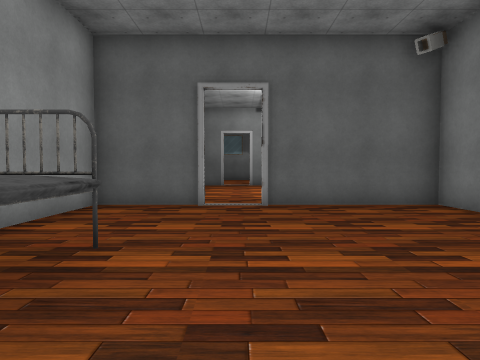
view 1 (above)

23 first-person views from a walk through a scene from a Unity 3-D project. The camera is 1.5 m above the floor, tilts 2° down and sees 75° across. The floor is counted in squares, 2 m on a side. Each view is taken from the middle of a square. On the plan, view 1 faces up. The plan holds only what a view shows up to about 10 squares ahead; the rest is blank. The place goes on beyond the plan. The player character is not drawn. Door leaves are left out, so doorways stand open. Some surface patterns are stand-ins.

view 2
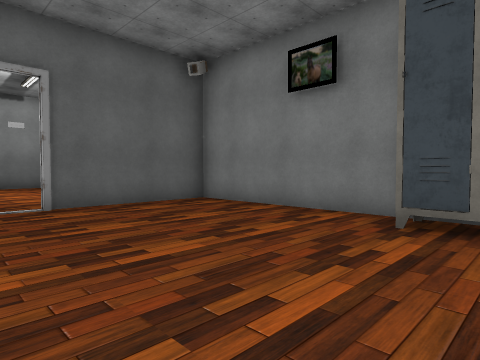

view 3
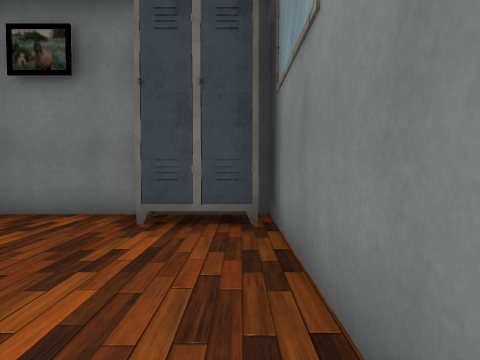

view 4
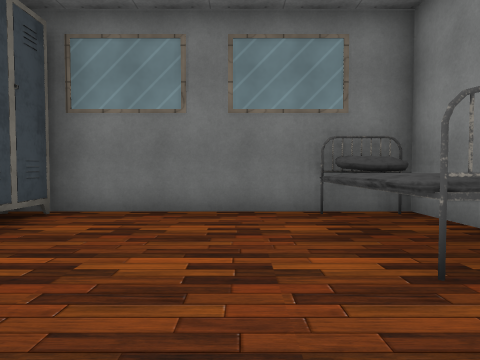

view 5
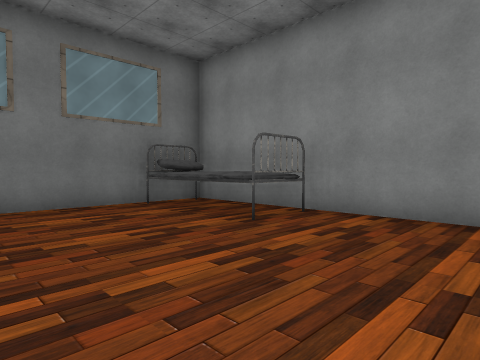

view 6
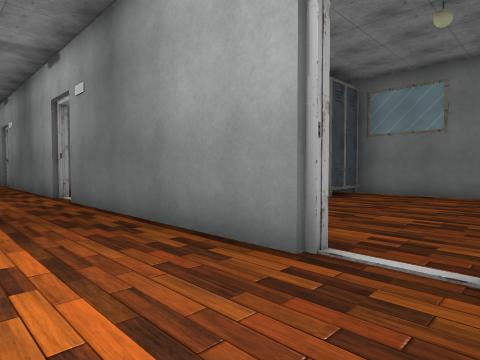

view 7
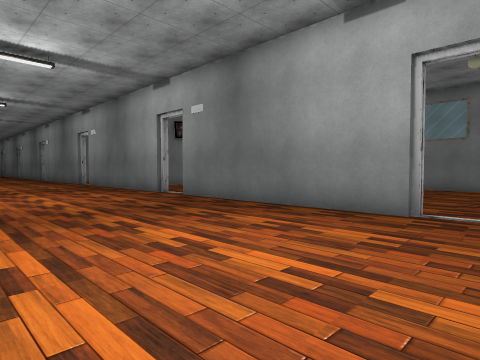

view 8
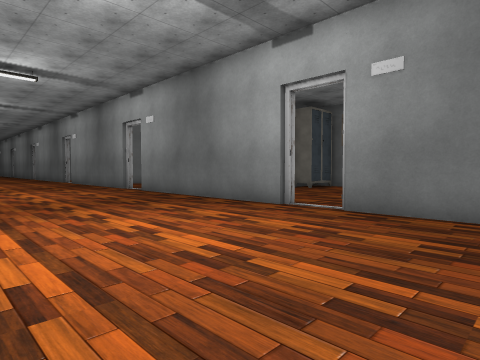

view 9
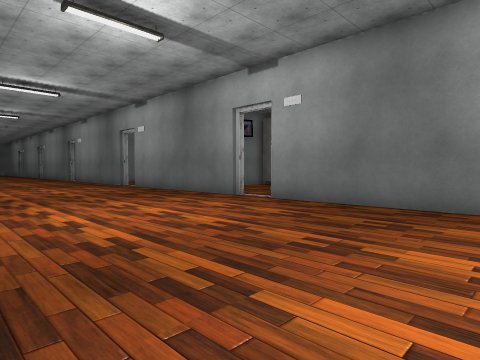

view 10
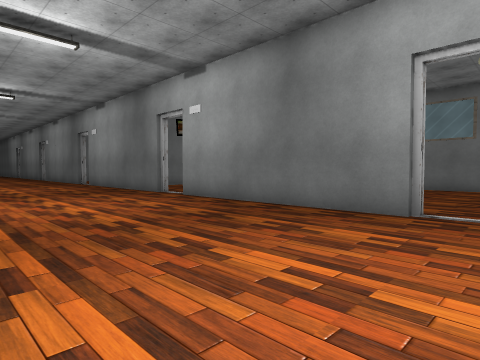

view 11
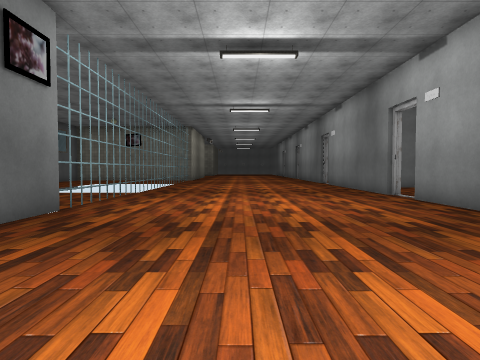

view 12
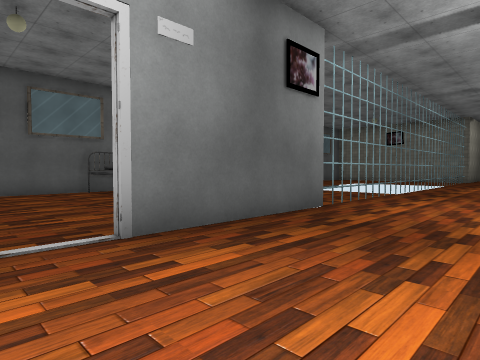

view 13
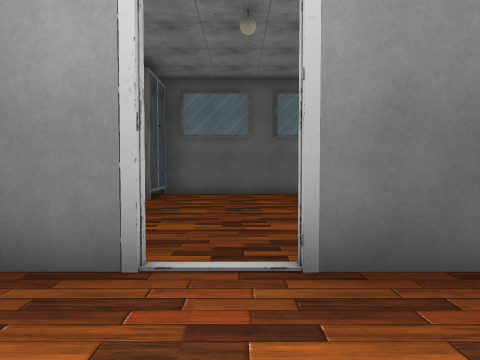

view 14
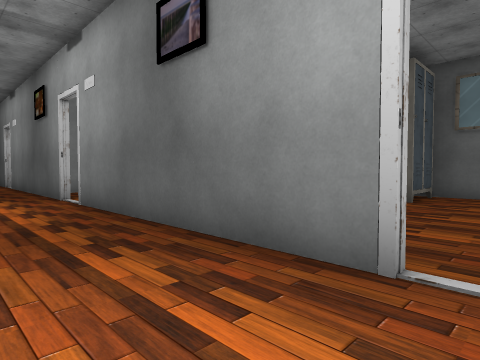

view 15
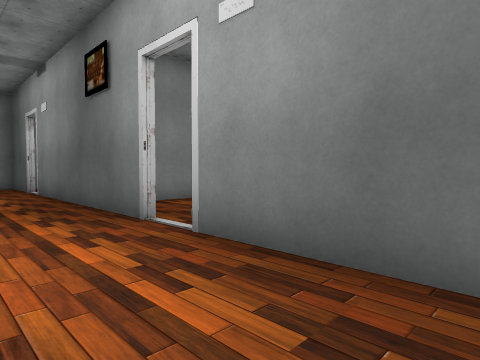

view 16
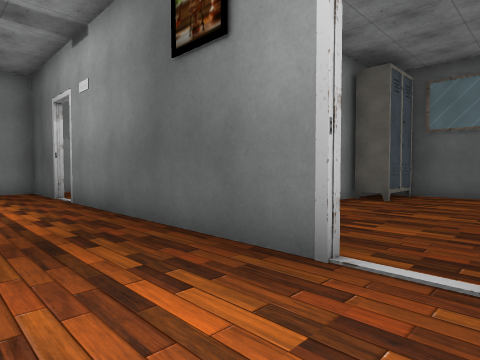

view 17
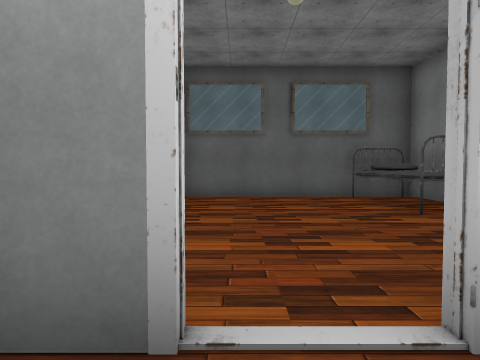

view 18
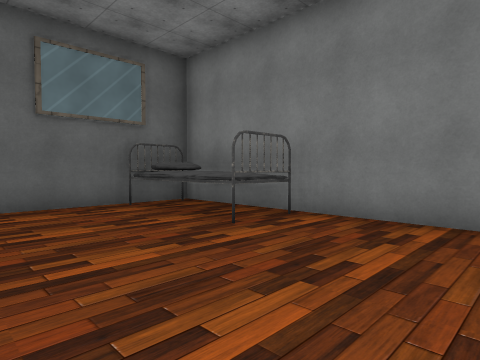

view 19
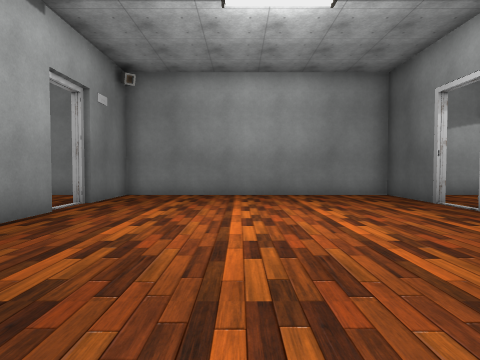

view 20
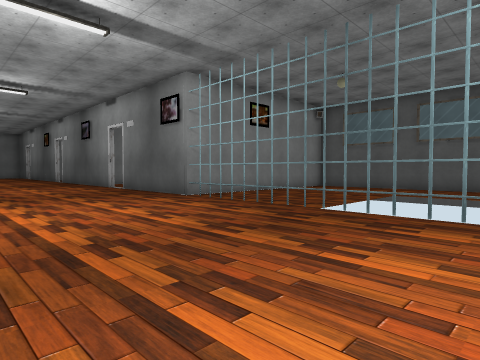

view 21
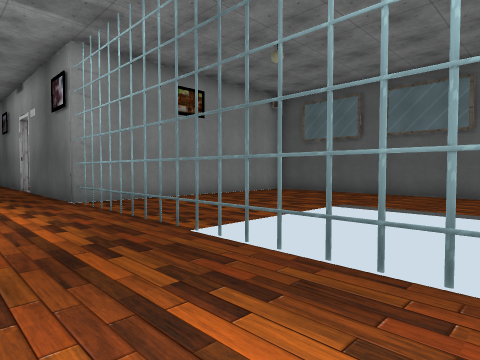

view 22
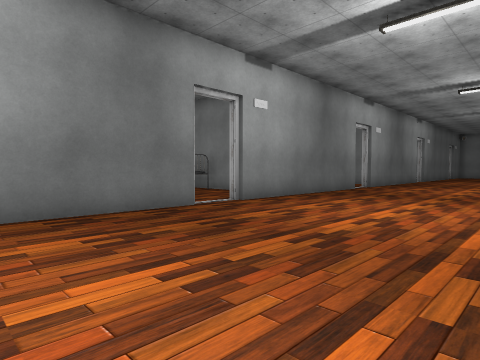

view 23
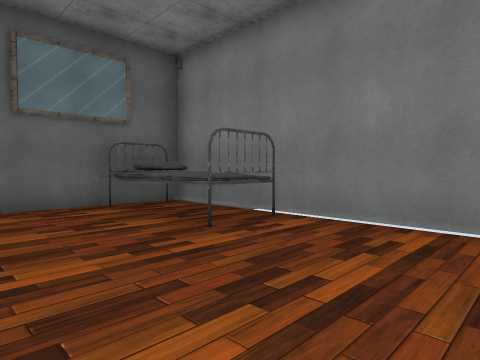

### Floor plan
Points are (right, up) in squares from view 1. A wall is a line through its corners. A room is listed if a view was taken in it or the views show most of it. See-through windows are left out.
Room 1 (views 1, 2, 3, 4, 5)
walls: (4.1, 1.9) (4.1, 6.5) (0.4, 6.5); (-0.6, 6.5) (-3, 6.5) (-3, -0.5) (4.1, -0.5)
ways out: open door at (0, 6.5) to room 2; opening at (4, 1.5)
objects: pillow (-2, 0); other object (-2, 1) to (-2, 2); other object (-2, 3); other object (4, 1)
Room 2 (views 6, 7, 8, 9, 10, 11, 12, 13, 14, 15, 16, 17, 19, 20, 21, 22)
walls: (14.4, 14.2) (7.9, 14.2); (15.4, 6.7) (21.8, 6.7); (7.9, 6.7) (14.2, 6.7); (6.9, 14.2) (0.4, 14.2); (20.7, 14.4) (20, 14.2); (22.3, 14.3) (21.8, 14.2) (21.4, 14.3) (20.8, 14.2) (20.1, 14.3); (22.9, 6.7) (26.4, 6.7); (24, 14.2) (23.3, 14.4) (22.6, 14.2); (24, 14.3) (23.5, 14.2); (24.1, 14.2) (15.4, 14.2); (0.4, 6.7) (6.8, 6.7); (-0.6, 14.2) (-3, 14.2) (-3, 6.7) (-0.6, 6.7)
ways out: open door at (0, 6.5) to room 1; open door at (7.5, 14) to room 3; open door at (15, 14) to room 4; open door at (0, 14); open door at (7.3, 6.7); open door at (15, 6.5); open door at (22.3, 6.7)
Room 3 (view 18)
walls: (4.4, 16.9) (4.4, 15.1); (4.4, 20) (4.4, 19); (11.6, 20.4) (11.6, 21.5) (4.9, 21.5); (11.6, 15.5) (11.6, 18.8)
ways out: open door at (7.5, 14) to room 2; opening at (12, 19.5) to room 4
objects: other object (5, 20) to (5, 21); other object (10, 18) to (11, 18); other object (10, 19) to (11, 20); pillow (10, 20) to (11, 21); other object (12, 20)
Room 4 (view 23)
walls: (19.4, 15.5) (19.4, 18.2); (19.4, 21.5) (12.5, 21.5)
ways out: open door at (15, 14) to room 2; opening at (12, 19.5) to room 3
objects: other object (18, 18); other object (18, 19) to (19, 21); pillow (18, 20) to (18, 21)

Where each view was taken, in squares from view 1:
view 1: 0 up, 0 right, facing up
view 2: 0 up, 1 left, facing up-right
view 3: 0 up, 1 left, facing right
view 4: 5 up, 0 right, facing down
view 5: 6 up, 2 right, facing down-left
view 6: 9 up, 1 left, facing down-right
view 7: 12 up, 1 left, facing down-right
view 8: 12 up, 4 right, facing down-right
view 9: 13 up, 9 right, facing down-right
view 10: 12 up, 14 right, facing down-right
view 11: 11 up, 14 right, facing right
view 12: 11 up, 14 right, facing up-right
view 13: 12 up, 15 right, facing up
view 14: 12 up, 15 right, facing up-left
view 15: 12 up, 11 right, facing up-left
view 16: 12 up, 8 right, facing up-left
view 17: 13 up, 7 right, facing up
view 18: 15 up, 7 right, facing up-right
view 19: 10 up, 6 right, facing left
view 20: 9 up, 27 right, facing up-left
view 21: 12 up, 27 right, facing up-left
view 22: 12 up, 27 right, facing down-left
view 23: 15 up, 15 right, facing up-right
